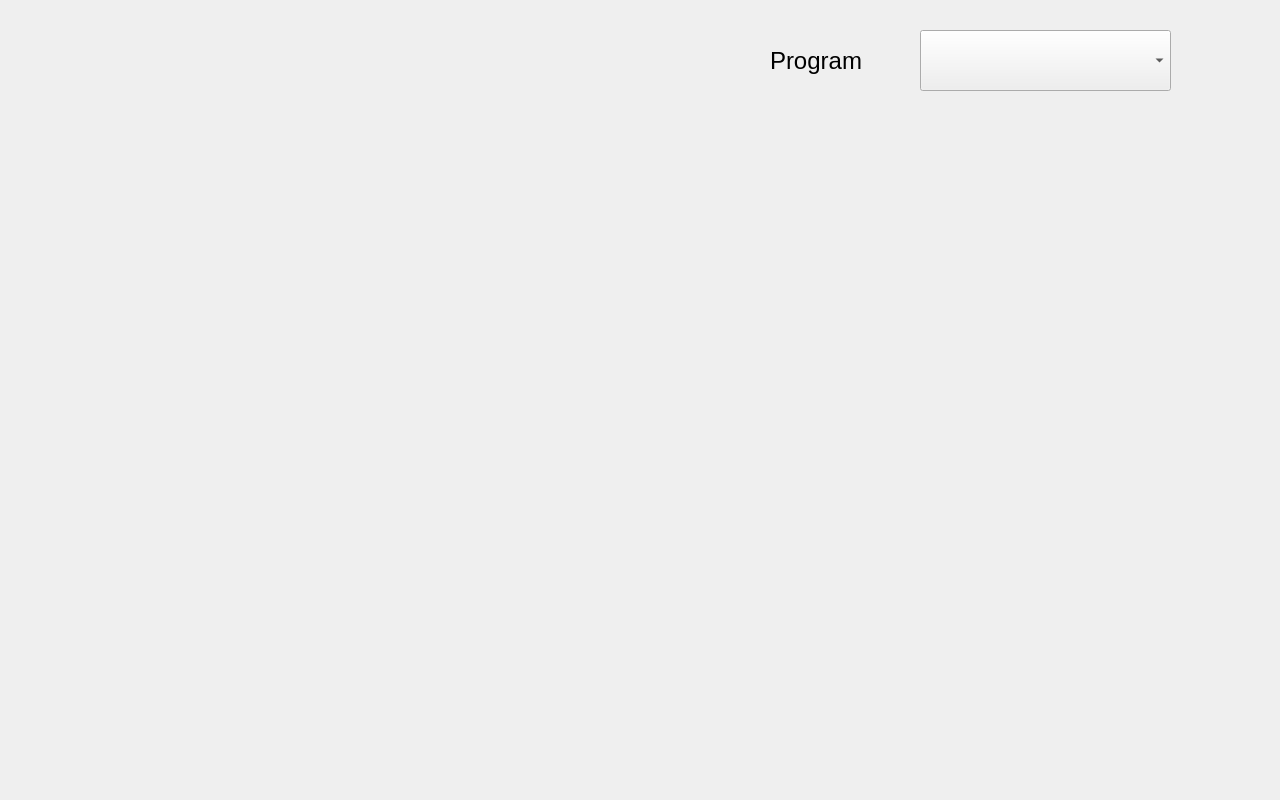
<?xml version="1.0" encoding="UTF-8"?>
<ui version="4.0">
 <class>MainWindow</class>
 <widget class="QMainWindow" name="MainWindow">
  <property name="geometry">
   <rect>
    <x>0</x>
    <y>0</y>
    <width>1280</width>
    <height>800</height>
   </rect>
  </property>
  <property name="windowTitle">
   <string>MainWindow</string>
  </property>
  <property name="styleSheet">
   <string notr="true">QWidget#centralwidget {
background-image: url(:/BG/main menu/main menu (new).jpg);
}

QPushButton#startauto {
background-color: transparent;
border-image: url(:/Button/main menu/start auto.png);
background: none;
border: none;
background-repeat: none;
}

QPushButton#home {
background-color: transparent;
border-image: url(:/Button/main menu/HOME.png);
background: none;
border: none;
background-repeat: none;
}

QPushButton#manual {
background-color: transparent;
border-image: url(:/Button/main menu/MANUAL.png);
background: none;
border: none;
background-repeat: none;
}

QPushButton#setting {
background-color: transparent;
border-image: url(:/Button/main menu/SETTING.png);
background: none;
border: none;
background-repeat: none;
}

QPushButton#slide1{
background-color:transparent;
border-image: url(:/Button/main menu/off button.png);
background: none;
border: none;
background-repeat: none;
}

QPushButton#slide1:checked {
border-image: url(:/Button/main menu/on button.png);
}

QPushButton#slide2 {
background-color:transparent;
border-image: url(:/Button/main menu/off button.png);
background: none;
border: none;
background-repeat: none;
}

QPushButton#slide2:checked {
border-image: url(:/Button/main menu/on button.png);
}

QPushButton#slide3 {
background-color:transparent;
border-image: url(:/Button/main menu/off button.png);
background: none;
border: none;
background-repeat: none;
}

QPushButton#slide3:checked {
border-image: url(:/Button/main menu/on button.png);
}

QPushButton#slide4 {
background-color:transparent;
border-image: url(:/Button/main menu/off button.png);
background: none;
border: none;
background-repeat: none;
}

QPushButton#slide4:checked {
border-image: url(:/Button/main menu/on button.png);
}

QPushButton#slide5 {
background-color:transparent;
border-image: url(:/Button/main menu/off button.png);
background: none;
border: none;
background-repeat: none;
}

QPushButton#slide5:checked {
border-image: url(:/Button/main menu/on button.png);
}

QPushButton#slide6 {
background-color:transparent;
border-image: url(:/Button/main menu/off button.png);
background: none;
border: none;
background-repeat: none;
}

QPushButton#slide6:checked {
border-image: url(:/Button/main menu/on button.png);
}

QPushButton#slide7 {
background-color:transparent;
border-image: url(:/Button/main menu/off button.png);
background: none;
border: none;
background-repeat: none;
}

QPushButton#slide7:checked {
border-image: url(:/Button/main menu/on button.png);
}

QPushButton#slide8 {
background-color:transparent;
border-image: url(:/Button/main menu/off button.png);
background: none;
border: none;
background-repeat: none;
}

QPushButton#slide8:checked {
border-image: url(:/Button/main menu/on button.png);
}

QPushButton#slide9 {
background-color:transparent;
border-image: url(:/Button/main menu/off button.png);
background: none;
border: none;
background-repeat: none;
}

QPushButton#slide9:checked {
border-image: url(:/Button/main menu/on button.png);
}

QPushButton#close {
background-color:transparent;
border-image: url(:/Button/main menu/close.png);
background: none;
border: none;
background-repeat: none;
}

QLabel#holder_x{	
	font: 18pt &quot;MS Shell Dlg 2&quot;;
}
QLabel#holder_y{
	font: 18pt &quot;MS Shell Dlg 2&quot;;
}
QLabel#holder_z{
	font: 18pt &quot;MS Shell Dlg 2&quot;;
}
QLabel#heater{
	font: 18pt &quot;MS Shell Dlg 2&quot;;
}
QLabel#cylinder{
	font: 18pt &quot;MS Shell Dlg 2&quot;;
}














</string>
  </property>
  <widget class="QWidget" name="centralwidget">
   <property name="autoFillBackground">
    <bool>false</bool>
   </property>
   <widget class="QPushButton" name="startauto">
    <property name="geometry">
     <rect>
      <x>660</x>
      <y>110</y>
      <width>441</width>
      <height>221</height>
     </rect>
    </property>
    <property name="styleSheet">
     <string notr="true"/>
    </property>
    <property name="text">
     <string/>
    </property>
   </widget>
   <widget class="QPushButton" name="home">
    <property name="geometry">
     <rect>
      <x>760</x>
      <y>240</y>
      <width>441</width>
      <height>221</height>
     </rect>
    </property>
    <property name="text">
     <string/>
    </property>
   </widget>
   <widget class="QPushButton" name="manual">
    <property name="geometry">
     <rect>
      <x>760</x>
      <y>380</y>
      <width>441</width>
      <height>221</height>
     </rect>
    </property>
    <property name="text">
     <string/>
    </property>
   </widget>
   <widget class="QPushButton" name="setting">
    <property name="geometry">
     <rect>
      <x>660</x>
      <y>560</y>
      <width>441</width>
      <height>131</height>
     </rect>
    </property>
    <property name="text">
     <string/>
    </property>
   </widget>
   <widget class="QComboBox" name="comboBox">
    <property name="geometry">
     <rect>
      <x>920</x>
      <y>30</y>
      <width>251</width>
      <height>61</height>
     </rect>
    </property>
   </widget>
   <widget class="QPushButton" name="slide1">
    <property name="geometry">
     <rect>
      <x>210</x>
      <y>340</y>
      <width>81</width>
      <height>51</height>
     </rect>
    </property>
    <property name="text">
     <string/>
    </property>
    <property name="checkable">
     <bool>true</bool>
    </property>
    <property name="checked">
     <bool>false</bool>
    </property>
    <property name="autoRepeat">
     <bool>false</bool>
    </property>
   </widget>
   <widget class="QPushButton" name="slide2">
    <property name="geometry">
     <rect>
      <x>210</x>
      <y>380</y>
      <width>81</width>
      <height>51</height>
     </rect>
    </property>
    <property name="text">
     <string/>
    </property>
    <property name="checkable">
     <bool>true</bool>
    </property>
   </widget>
   <widget class="QPushButton" name="slide3">
    <property name="geometry">
     <rect>
      <x>210</x>
      <y>420</y>
      <width>81</width>
      <height>51</height>
     </rect>
    </property>
    <property name="text">
     <string/>
    </property>
    <property name="checkable">
     <bool>true</bool>
    </property>
   </widget>
   <widget class="QPushButton" name="slide4">
    <property name="geometry">
     <rect>
      <x>210</x>
      <y>460</y>
      <width>81</width>
      <height>51</height>
     </rect>
    </property>
    <property name="text">
     <string/>
    </property>
    <property name="checkable">
     <bool>true</bool>
    </property>
   </widget>
   <widget class="QPushButton" name="slide5">
    <property name="geometry">
     <rect>
      <x>210</x>
      <y>500</y>
      <width>81</width>
      <height>51</height>
     </rect>
    </property>
    <property name="text">
     <string/>
    </property>
    <property name="checkable">
     <bool>true</bool>
    </property>
   </widget>
   <widget class="QPushButton" name="slide6">
    <property name="geometry">
     <rect>
      <x>210</x>
      <y>540</y>
      <width>81</width>
      <height>51</height>
     </rect>
    </property>
    <property name="text">
     <string/>
    </property>
    <property name="checkable">
     <bool>true</bool>
    </property>
   </widget>
   <widget class="QPushButton" name="slide7">
    <property name="geometry">
     <rect>
      <x>210</x>
      <y>580</y>
      <width>81</width>
      <height>51</height>
     </rect>
    </property>
    <property name="text">
     <string/>
    </property>
    <property name="checkable">
     <bool>true</bool>
    </property>
   </widget>
   <widget class="QPushButton" name="slide8">
    <property name="geometry">
     <rect>
      <x>370</x>
      <y>340</y>
      <width>81</width>
      <height>51</height>
     </rect>
    </property>
    <property name="text">
     <string/>
    </property>
    <property name="checkable">
     <bool>true</bool>
    </property>
   </widget>
   <widget class="QPushButton" name="slide9">
    <property name="geometry">
     <rect>
      <x>370</x>
      <y>380</y>
      <width>81</width>
      <height>51</height>
     </rect>
    </property>
    <property name="text">
     <string/>
    </property>
    <property name="checkable">
     <bool>true</bool>
    </property>
   </widget>
   <widget class="QLabel" name="label">
    <property name="geometry">
     <rect>
      <x>770</x>
      <y>30</y>
      <width>171</width>
      <height>61</height>
     </rect>
    </property>
    <property name="font">
     <font>
      <pointsize>18</pointsize>
     </font>
    </property>
    <property name="text">
     <string>Program</string>
    </property>
   </widget>
   <widget class="QPushButton" name="close">
    <property name="geometry">
     <rect>
      <x>613</x>
      <y>718</y>
      <width>680</width>
      <height>90</height>
     </rect>
    </property>
    <property name="text">
     <string/>
    </property>
   </widget>
   <widget class="QLabel" name="holder_x">
    <property name="geometry">
     <rect>
      <x>127</x>
      <y>227</y>
      <width>47</width>
      <height>41</height>
     </rect>
    </property>
    <property name="text">
     <string/>
    </property>
   </widget>
   <widget class="QLabel" name="holder_y">
    <property name="geometry">
     <rect>
      <x>195</x>
      <y>227</y>
      <width>47</width>
      <height>41</height>
     </rect>
    </property>
    <property name="text">
     <string/>
    </property>
   </widget>
   <widget class="QLabel" name="holder_z">
    <property name="geometry">
     <rect>
      <x>264</x>
      <y>227</y>
      <width>47</width>
      <height>41</height>
     </rect>
    </property>
    <property name="text">
     <string/>
    </property>
   </widget>
   <widget class="QLabel" name="heater">
    <property name="geometry">
     <rect>
      <x>339</x>
      <y>227</y>
      <width>47</width>
      <height>41</height>
     </rect>
    </property>
    <property name="text">
     <string/>
    </property>
   </widget>
   <widget class="QLabel" name="cylinder">
    <property name="geometry">
     <rect>
      <x>405</x>
      <y>227</y>
      <width>47</width>
      <height>41</height>
     </rect>
    </property>
    <property name="text">
     <string/>
    </property>
   </widget>
   <widget class="QLabel" name="label_water">
    <property name="geometry">
     <rect>
      <x>380</x>
      <y>440</y>
      <width>47</width>
      <height>14</height>
     </rect>
    </property>
    <property name="text">
     <string/>
    </property>
   </widget>
   <widget class="QLabel" name="label_heater">
    <property name="geometry">
     <rect>
      <x>380</x>
      <y>480</y>
      <width>47</width>
      <height>14</height>
     </rect>
    </property>
    <property name="text">
     <string/>
    </property>
   </widget>
   <widget class="QLabel" name="label_rotate">
    <property name="geometry">
     <rect>
      <x>380</x>
      <y>520</y>
      <width>47</width>
      <height>14</height>
     </rect>
    </property>
    <property name="text">
     <string/>
    </property>
   </widget>
   <widget class="QLabel" name="label_suction">
    <property name="geometry">
     <rect>
      <x>380</x>
      <y>560</y>
      <width>47</width>
      <height>14</height>
     </rect>
    </property>
    <property name="text">
     <string/>
    </property>
   </widget>
  </widget>
  <widget class="QMenuBar" name="menubar">
   <property name="geometry">
    <rect>
     <x>0</x>
     <y>0</y>
     <width>1280</width>
     <height>21</height>
    </rect>
   </property>
  </widget>
 </widget>
 <resources/>
 <connections/>
</ui>
